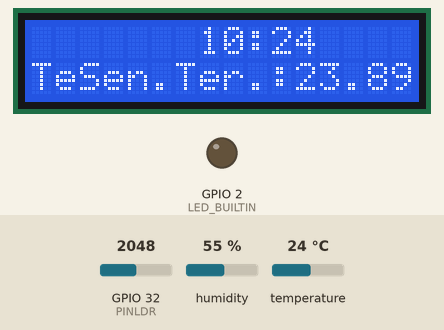
Bench run of a sketch on a simulated ESP32. On the bench: 16×2 character LCD, output pins drawn as LEDs (lit = HIGH). The test bench sets the inputs (shaded band); at power-on: temperature 24 °C, humidity 55 %, GPIO 32 (PINLDR) = 2048. WiFi joins after 1.5 s; servers stay silent unless stated; uploads are accepted with an empty reply; the local clock reads 2024-03-15 10:24:30 at power-on unless the sketch sets it; pins used as bus, display or sensor lines are not drawn; what the sketch prints to the serial monitor is not drawn.

Above: at 2.7 s.
2.8 s: temperature set to 11 °C
At 4.3 s:
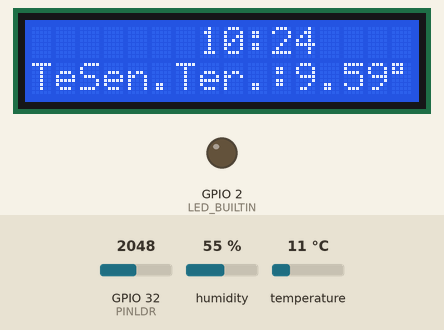
8.8 s: humidity set to 22 %
At 10.7 s:
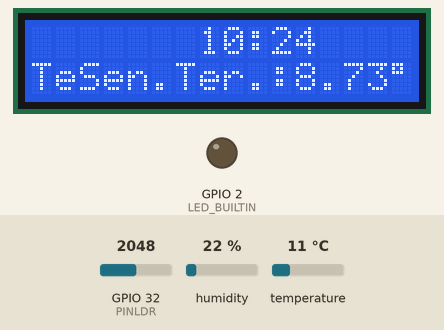
14.8 s: humidity set to 88 %
At 17.2 s:
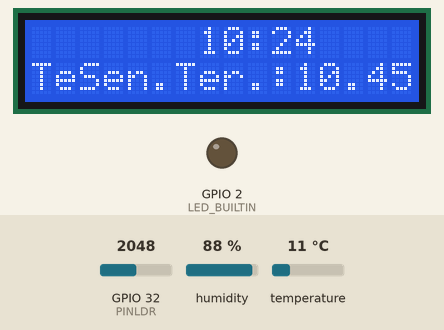
20.8 s: humidity set to 40 %
At 22.5 s:
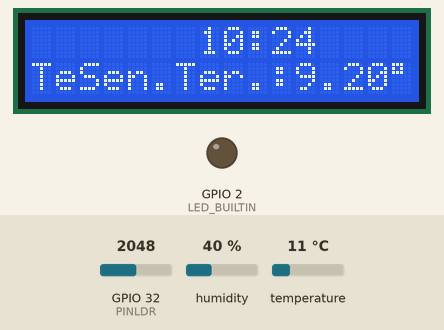
26.8 s: temperature set to 12 °C
At 29.0 s:
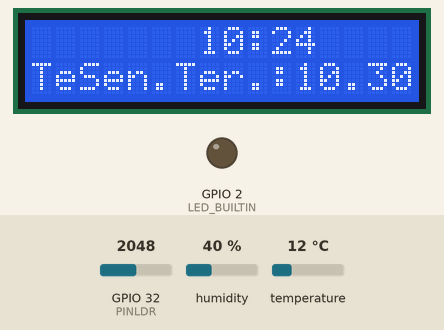
32.8 s: humidity set to 11 %
At 35.5 s:
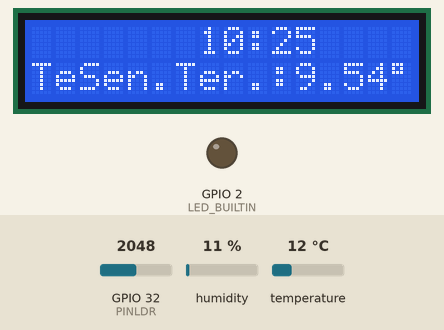
Timing chart, 0 to 37.0 s (numbered marks = the images above; inputs shaded):
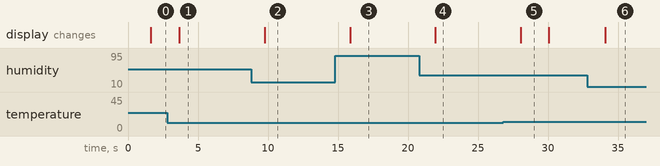

Measured:
- after the input at 2.8 s, the display: changes after 0.85 s (image 1)
- after the input at 8.8 s, the display: changes after 0.96 s (image 2)
- after the input at 14.8 s, the display: changes after 1.1 s (image 3)
- after the input at 20.8 s, the display: changes after 1.1 s (image 4)
- after the input at 32.8 s, the display: changes after 1.3 s (image 6)
- what the display in image 5 shows lasts 2.0 s, from 28.1 s to 30.1 s

The sketch:

Reloj_Temeratura_Humedad.ino
```cpp
/*
 * @JMTS - www.jmts.es
 * ESP32 DEVKIT
 * Reloj con fecha y hora más sensor de temperatura y humedad en pantalla LCD I2C 2004
 * Sensor de Temperatura-Humedad DHT22.
 * Hora a traves de servidor NTP basado en el ejemplo SimpleTime de la libreria del ESP32
 * Conexión a base de datos Mysql mediante php con el método POST para realizar un registro
 * La retroiluminación del LCD se gradua mediante LDR
 * Actualización del frimware via OTA con contraseña basado en el ejemplo ArduinoOTA
 * 16/10/2021
 */

#include "configuracion.h"
#include "conexionWiFi.h"
#include "sensorDHT.h"
#include "reloj.h"
#include "LCD.h"
#include "baseDatos.h"
#include "retroiluminacion.h"
#include "ota.h"

#define LED_BUILTIN 2 // Led integrado en el PIN2

// Iniciamos el contadore para insertar en la base de datos cada minuto
unsigned long previosMillis_0;
unsigned long intervalo_0 = 60000;

void setup(){
  pinMode(LED_BUILTIN, OUTPUT);
  digitalWrite(LED_BUILTIN, LOW);
  pinMode(PINLCD, OUTPUT);
  pinMode(PINLDR, INPUT);

  Serial.begin(115200);       // Se inicia el puerto serie y la velocidad
  lcd.init();                 // Se inicia el lcd
  lcd.backlight();            // Se enciende la retroiluminación del lcd
  lcd.clear();                // Se borra la pantalla del lcd

  dht.begin();                // Se inicia la lectura del dht

  // Conexion a la wifi y sincronización del reloj NTP
  conectarWiFi();
  configReloj();
  // Configuramos la actualización via OTA
  actualizacionOTA();
}

void loop(){
  temperatura();
  fecha();

  //Si se ha perdido la conexión wifi llamamos a la función para conectar de nuevo y configuramos fecha y hora
  if (WiFi.isConnected() == false){
    conectarWiFi();
  }

  // Mostramos los datos en pantalla en cada loop
  mostrarPantalla();
  // Declaramos la variable para contar los segundos
  unsigned long currentMillis = millis();
  // Llamamos, cada minuto, a la función para insertar los datos en la base de datos
  if ((unsigned long) (currentMillis - previosMillis_0) >= intervalo_0){
    enviarBD();
    previosMillis_0 = millis();
  }
  iluminacion();         // Controlamos la retroiluminación de la pantalla en cada loop
  ArduinoOTA.handle();   //Llamamos a la actualización via OTA
}
```

baseDatos.h
```cpp
/*
 * Conexión con la base de datos y envío de la información
 * 29/12/2023
 */
#include <HTTPClient.h>
HTTPClient http; // Se crea el objeto http para el envío de datos

void enviarBD(){

  // Llamamos a la funcion temperatura para leer las variables de temperatura, humedad y el cálculo de la senación térmica
  temperatura();
  String datos = ("t=" + Temp + "&h=" + Hum + "&st=" + TeR + "&ub=" + ub);
  http.begin(url);                                                     // Iniciamos la conexión http con la dirección web donde esta la páguina que nos inserta los datos
  http.addHeader("Content-Type", "application/x-www-form-urlencoded"); // tipo de datos que enviamos
  String httpRequestData = datos;                                      // enviamos los datos por POST
  int httpResponseCode = http.POST(httpRequestData);                   // leemos la respuesta del servidor
  http.end();                                                          // cerramos la conexión http
}
```

conexionWiFi.h
```cpp
/*
 * Conexión WiFi
 * 24/03/2021
 */
#include <WiFi.h>
// Conexión a la WiFi y configuración de fecha y hora
void conectarWiFi()
{
  Serial.println("Arrancando");
  WiFi.mode(WIFI_STA);
  WiFi.begin(ssid, password);
  while (WiFi.waitForConnectResult() != WL_CONNECTED)
  {
    Serial.println("Conexion fallida! Reseteando...");
    delay(5000);
    ESP.restart();
  }
}
```

ota.h
```cpp
/*
 * 16/06/2021
*/
#include <WiFiUdp.h>
#include <ArduinoOTA.h>
#include <ArduinoOTA.h>

void actualizacionOTA(){

// ACTUALIZACIONES VIA OTA
// Establecemos el nombre del dispositivo por la ubicación
ArduinoOTA.setHostname(ubicacion());
// Establecemos una contraseña para autentificar la actualización
ArduinoOTA.setPassword(passwordOTA);

ArduinoOTA
    .onStart([]() {
      String type;
      if (ArduinoOTA.getCommand() == U_FLASH)
        type = "sketch";
      else // U_SPIFFS
        type = "filesystem";

      // NOTA: si actualiza SPIFFS, este sería el lugar para desmontar SPIFFS usando SPIFFS.end ()
      Serial.println("Start updating " + type);
    })
    .onEnd([]() {
      Serial.println("\nEnd");
    })
    .onProgress([](unsigned int progress, unsigned int total) {
      Serial.printf("Progress: %u%%\r", (progress / (total / 100)));
    })
    .onError([](ota_error_t error) {
      Serial.printf("Error[%u]: ", error);
      if (error == OTA_AUTH_ERROR)
        Serial.println("Auth Failed");
      else if (error == OTA_BEGIN_ERROR)
        Serial.println("Begin Failed");
      else if (error == OTA_CONNECT_ERROR)
        Serial.println("Connect Failed");
      else if (error == OTA_RECEIVE_ERROR)
        Serial.println("Receive Failed");
      else if (error == OTA_END_ERROR)
        Serial.println("End Failed");
    });

ArduinoOTA.begin();

Serial.println("Ready");
Serial.print("IP address: ");
Serial.println(WiFi.localIP());
}
```

reloj.h
```cpp
/*
 * Funciones para mostrar en el LCD los datos de reloj y sensor DHT
 * 17/03/2024
 * @JMTS - www.jmts.es
 */

#include <Time.h>

void setTimezone(String timezone){
  //Serial.printf("Setting Timezone to %s\n",timezone.c_str());
  setenv("TZ",timezone.c_str(),1);
  tzset();
}

void configReloj(){
  // Confinguramos el servidor NTP
  const char* ntpServer = "pool.ntp.org";                // Servidor NTP para sincronizar el reloj
  const long gmtOffset_sec = 3600;                       // Selección de la zona horaria GMT+1
  const int daylightOffset_sec = 3600;                   // Configuración para el horario de verano
  String timezone = "CET-1CEST,M3.5.0,M10.5.0/3";        // TimeZone regla para Europa/Roma incluyendo el horario de verano
  configTime(gmtOffset_sec, daylightOffset_sec, ntpServer);
  setTimezone(timezone);
}

// Declaramos las variables que mostraremos en pantalla para que estén disponibles
String diaS;
int dia;
String mes;
int ano;
char horMin[6];

void fecha(){
  struct tm timeinfo;
  if (!getLocalTime(&timeinfo)){
    //Serial.println("Fallo al obtener fecha y hora");
    return;
  }
  // Conseguir el día de la semana corto en castellano
  char *diaSemana[]= {"Dom", "Lun", "Mar", "Mie", "Jue", "Vie", "Sab"};
  diaS = diaSemana[timeinfo.tm_wday];
  // Conseguir el mes en castellano
  char *meses[] = {"Ene", "Feb", "Mar", "Abr", "May", "Jun", "Jul", "Ago", "Sep", "Oct", "Nov", "Dic"};
  // Asignar valor a las variables que mostraremos en pantalla
  mes = meses[timeinfo.tm_mon];
  ano = timeinfo.tm_year + 1900;
  dia = timeinfo.tm_mday;
  // Damos formato a horas y minutos para mostrorlos en el LCD
  sprintf(horMin, "%02d:%02d",timeinfo.tm_hour, timeinfo.tm_min ); // Damos formato a horas y minutos
  String asString(horMin);                                         // Convertimos las horas y minutos en un String para poder mostrarlas en pantalla
}
```

retroiluminacion.h
```cpp
/*
 * Control de la retroiluminación de la pantalla, mediante la lectura de una LDR
 * Con la version 3.0.0 de Esp32 podemos utilizar analogWrite en con el Esp32, se a configurar la resolución y la frecuencia de la función analogWrite,
 * si no se configura la pantalla parpadeará dependiendo de la iluminación.
 * @JMTS - www.jmts.es
 * Creado el 02/07/2024
 */

// Asignamos los pines de la iluminación del LCD y del LDR y declaramos sus variables
#define PINLCD 18
#define PINLDR 32
// Definimos el minimo de retroiluminación
#define MINIMO 12
unsigned int valorLDR;
unsigned int valorLCD;

// Configuración canal analógico
void configLedc(){
  analogWriteResolution(PINLCD, 8);   // Configuramos la resoloción de escritura en el pin seleccionado a una resolución de 8 bits
  analogWriteFrequency(PINLCD,5000);  // Configuramos la frecuencia de escritura en el pin seleccionado
}

void iluminacion(){
  valorLDR = analogRead(PINLDR)/16;   // Leemos la variable del LDR y lo convertimos a 8 bits
  // Comprobamos la intenisad lumínica mínima para que no se apague nunca el LCD
  if(valorLDR <= MINIMO){
    valorLCD = MINIMO;                // Ajustamos un mínimo de iluminación
  }else{
    valorLCD = valorLDR;              // Asignamos el valor de iluminación del LCD en base al valor del LDR
  }
  analogWrite(PINLCD, valorLCD);      // Escribimos en el pinLCD el valor de la retroiluminación
}
```

sensorDHT.h
```cpp
/*
 / Configuración y función para la toma de datos de un sensor DHT, esta probado con DHT11 y DHT22 en Esp32 Dev Module
 / creado por JMTS
 / EL 27/12/2023
*/

#include <DHT.h>

#define DHTTYPE DHT22
#define DHTPIN 27     // Se define el puerto al que conectamos el Sensor DHT: pin digital 27

DHT dht(DHTPIN, DHTTYPE); // Objeto DHT

double h;
String Hum;
double t;
String Temp;
char g;
char p;
double hic;
String TeR;
String t1;
String t2;
String t3;

void temperatura(){
   h = dht.readHumidity();                  //Leemos la humedad del sensor
   Hum = String(h, 1);                      // La convertimos a un String
   t = dht.readTemperature();               // Leemos la temperatura del sensor
   Temp = String(t, 2);                     // La convertimos a un String
   g = (char)223;                          // Generamos el simbolo de grados centigrados para mostrar en la TFT
   p = '%';                                 // Simbolo de % para mostrar por el LCD
   hic = dht.computeHeatIndex(t, h, false); // Calculamos la sensación térmica
   TeR = String(hic, 2);                    // La convertimos a un String
   t1=("Tem:" + Temp + g);                  // Se crea la cadena de la temperatura
   t2=("Hum:" + Hum + p);                   // Se crea la cadena de la humedad
   t3=("Sen.Ter.:" + TeR + g);             // Se crea la cadena de la sensacion termica
}
```

configuracion.h
```cpp
/* Fichero de configuración para el reloj con envío de datos por POST y actualización via OTA
 * Creado el 27/12/2021
 * por @JMTS
*/

// Configuración de la Ubicación
// tambien da nombre al puerto de actualizacion via OTA

byte ub = 1;// Ubicación (1-despacho) (2-salon) (3-dormitorio) (4-resumen) (5-pruebas)

char * ubicacion(){
  char * ubic;
  switch (ub) {
    case 1:
      ubic = "DESPACHO";
    break;
    case 2:
      ubic = "SALON";
    break;
    case 3:
      ubic = "DORMITORIO";
    break;
    case 4:
      ubic = "RESUMEN";
    break;
    case 5:
      ubic = "PRUEBAS";
    break;
  }
  return ubic;
}

//Configuración de la WiFi
char * ssid = "*****";
char * password = "*****";

//Password para la actualización via OTA
char * passwordOTA = "*****";

//Configuración del Servidor Web
String dominio = "tu_dominio.com"; // El dominio en el que lo quieras publicar
String url = "http://" + dominio + "/config/insertar_post.php"; //Dirección web del servidor
```

LCD.h
```cpp
/*
 * La función de este archivo es mostrar en la pantalla LCD los datos que queremos ver.
 * Probado con un LCD 2004.
 * JMTS
 * 29/12/24
*/

#include <LiquidCrystal_I2C.h>

// Tipo de LCD y Dirección I2C LCD
int col = 20;    //Columnas del LCD
int fil = 4;     //Filas del LCD
byte dir = 0x27; //Dirección I2C del LCD

LiquidCrystal_I2C lcd(dir, col, fil); // Creamos el objeto LCD y lo configuramos con su direccion I2C y el tipo de pantalla (en este caso 2004)

// Función mostrarTemperatura para imprimirlaen el LCD
void mostrarPantalla(){
   temperatura();
   fecha();
   // Se imprime el día de la semana, fecha y hora en el LCD
   lcd.setCursor(7, 0);
   lcd.print(horMin);
   lcd.setCursor(2, 1);
   lcd.print(diaS + " " + dia + " " + mes + " " + ano +" ");// Imprimimos la fecha
   lcd.setCursor(0, 2);  // Se situa el cursor en la segunda linea del LCD
   lcd.print(t1);        // Se imprime la temperatura en el LCD
   lcd.setCursor(11, 2); // Se situa el cursor en la tercera linea en la posición 4 para que cuadre
   lcd.print(t2);        // Se imprime la humedad en el LCD
   lcd.setCursor(2, 3);  // Se situa el cursor en la cuarta linea
   lcd.print(t3);        // Se imprime la sensacion termica en el LCD
}
```
